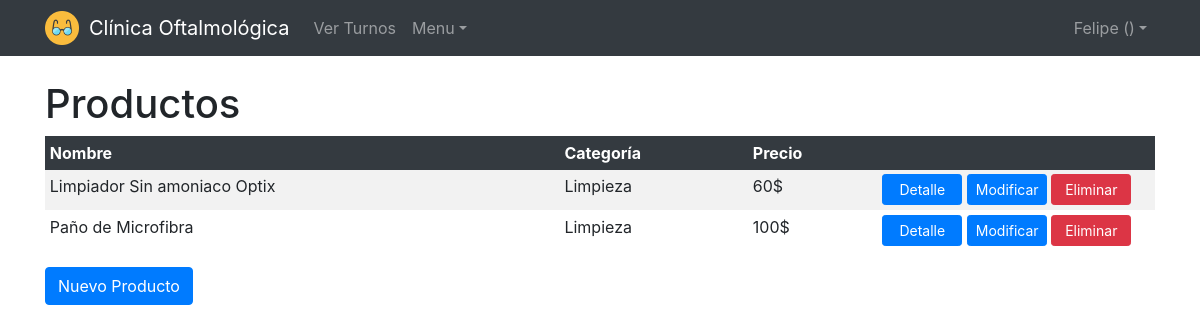
/clinica/productosindex (signed in), run on an earlier commit of the app's database.
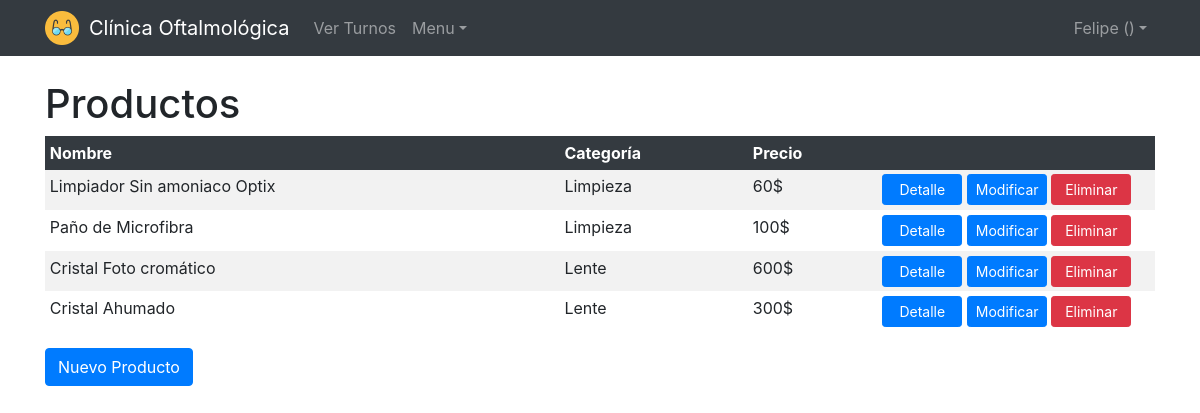
And on a later commit of the database.
### clinica/models.py (models this page shows, shortened)
class Producto(models.Model):
    categoria = models.ForeignKey(Categoria, on_delete=models.CASCADE)
    nombre = models.CharField(max_length=64)
    precio = models.IntegerField()
    detalle = models.CharField(max_length=64)

class Categoria(models.Model):
    nombre = models.CharField(max_length=64)

### clinica/views.py (the view)
# urls.py: path("productosindex", views.productosindex, name="productosindex"),
def productosindex(request):
    if not request.user.is_authenticated:
        return HttpResponseRedirect(reverse("login"))
    productos = Producto.objects.all()
    return render(request, "productos/index.html", {
        "productos" : productos
    })

### clinica/templates/productos/index.html (shortened to what this page needs)
{% extends "layout.html" %}
{% block body %}
    <div class="container">
        <h1>Productos</h1>
        <table class="table table-sm table-striped table-borderless">
            <thead class="table-dark">
                <tr>
                    <th>Nombre</th>
                    <th>Categoría</th>
                    <th>Precio</th>
                    <th></th>
                </tr>
            </thead>
            <tbody>
                {% for producto in productos %}
                    <tr>
                        <td>{{ producto.nombre }}</td>
                        <td>{{ producto.categoria.nombre }}</td>
                        <td>{{ producto.precio}}$</td>
                        <td style="width: 25%;">
                            <a href="{% url 'productoshow' producto.id %}" class="btn btn-primary btn-sm botones-index">Detalle</a>
                            <a href="{% url 'productosupdate' producto.id %}" class="btn btn-primary btn-sm botones-index">Modificar</a>
                            <a href="{% url 'productosdelete' producto.id %}" class="btn btn-danger btn-sm botones-index">Eliminar</a>
                        </td>
                    </tr>
                {% endfor %}
            </tbody>
        </table>
        <a href="{% url 'productoscreate' %}" class="btn btn-primary">Nuevo Producto</a>
    </div>
{% endblock %}

What changed in the data, as far as the page shows it:
added Producto: nombre "Cristal Foto cromático", categoria.nombre "Lente", precio "600"
added Producto: nombre "Cristal Ahumado", categoria.nombre "Lente", precio "300"
